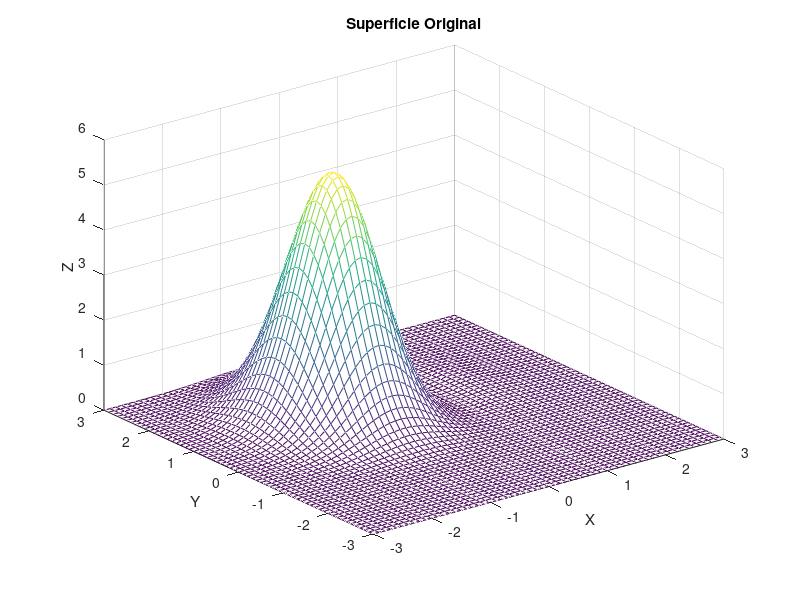

The MATLAB script that drew this image:
function preview_input_2 ()

x = -3:0.1:3;
y = -3:0.1:3;
[xx,yy] = meshgrid(x,y);

z = 3.*((1-xx).^2).*exp(-xx.^2-(yy-1).^2);

mesh (x,y,z);
title('Superficie Original');
xlabel('X');
ylabel('Y');
zlabel('Z');

end
